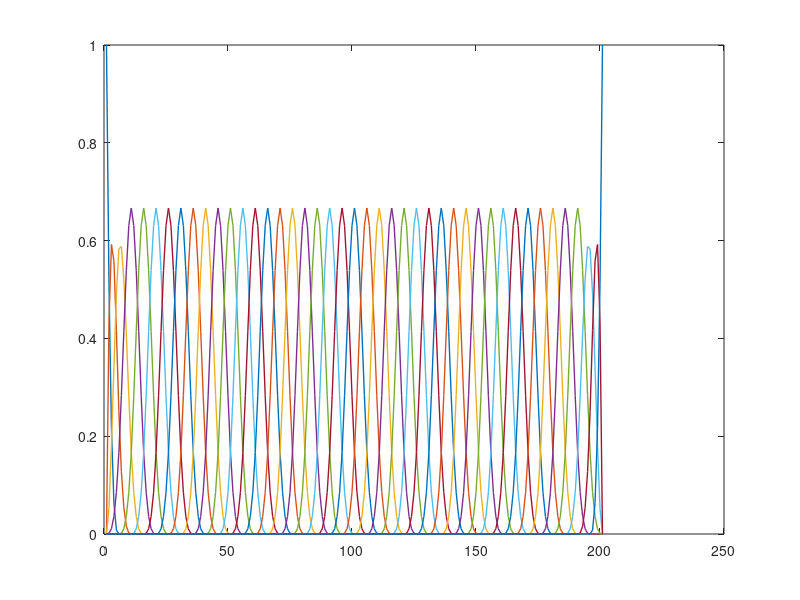

MATLAB code for this plot: (Note: this script raises an error after producing the figure.)
clc;
clear;


V=csvread('bases.csv');


d=size(V,2);
M=size(V,1);

figure; plot(1:M, V, 'LineWidth', 1);

% theta=zeros(kb,T_nor);
% e=zeros(p,T_nor);
% for t=1:T_nor
%     theta(:,t)=inv(B00'*B00)*B00'*Y0(:,t);
%     e(:,t)=(eye(p)-B00*inv(B00'*B00)*B00')*Y0(:,t);
% end
% Sigma=cov(theta');
% sigma00=mean(diag(Sigma));
% sigma=sqrt(sum((e-mean(e,2)).^2,'all')/(p*T_nor));

sigma00=1;
sigma_e2=0.05;
Lambda=eye(d);
T=1000;
T0=20;
m=20; % budget of pixels that can be observed for each image
niter=50;
controlimit=1.44*10^-3;
lambda0=0.9;
B=V;
w=0.2*ones(d,1);
sigma9=2*ones(d,1);

nrep=1000;

deltaset=0.6:0.2:2.4;

arl=zeros(size(deltaset,2),1);
sdrl=zeros(size(deltaset,2),1);

parpool('local',8);
for dd=1:size(deltaset,2)
    delta=deltaset(dd);
parfor ss=1:nrep

    %online
    Y=[];
    xi=zeros(d,T);
    mu=zeros(d,1);
    index = randsample(1:d,1);
    mu(index) = delta;
    for t = 1:T0
        xi(:,t) = mvnrnd(zeros(d,1),Lambda,1);
        Y(:,t) = V*xi(:,t)+ sqrt(sigma_e2)*randn(M,1);
    end
    for t = T0+1:T
        xi(:,t) = mvnrnd(mu,Lambda,1);
        Y(:,t) = V*xi(:,t)+ sqrt(sigma_e2)*randn(M,1);
    end
    dd
    ss
[~,index8,theta8,theta80,test,runlen] = thom666(Y',V,B,m,sqrt(sigma_e2),niter,w,sigma9,lambda0,controlimit,sigma00,T0);

Test(ss,:)=test;
Runlength(ss) = runlen;
end
arl(dd)= mean(Runlength);
sdrl(dd)=std(Runlength);
end
delete(gcp('nocreate'))
